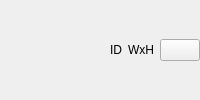
<?xml version="1.0" encoding="UTF-8"?>
<ui version="4.0">
 <class>VirtualDisplayRow</class>
 <widget class="QWidget" name="VirtualDisplayRow">
  <layout class="QHBoxLayout" name="horizontalLayout">
   <property name="leftMargin">
    <number>0</number>
   </property>
   <property name="topMargin">
    <number>0</number>
   </property>
   <property name="rightMargin">
    <number>0</number>
   </property>
   <property name="bottomMargin">
    <number>0</number>
   </property>
   <item>
    <widget class="QWidget" name="spacer" native="true">
     <property name="sizePolicy">
      <sizepolicy hsizetype="Expanding" vsizetype="Preferred">
       <horstretch>0</horstretch>
       <verstretch>0</verstretch>
      </sizepolicy>
     </property>
    </widget>
   </item>
  <item>
   <widget class="QLabel" name="icon"/>
  </item>
  <item>
   <widget class="QLabel" name="labelId">
    <property name="text">
    <string>ID</string>
    </property>
   </widget>
  </item>
  <item>
   <widget class="QLabel" name="labelRes">
    <property name="text">
    <string>WxH</string>
    </property>
   </widget>
  </item>
   <item>
    <widget class="QPushButton" name="buttonRemove">
     <property name="toolTip">
      <string>Remove virtual display</string>
     </property>
    </widget>
   </item>
  </layout>
 </widget>
 <resources/>
 <connections/>
</ui>
